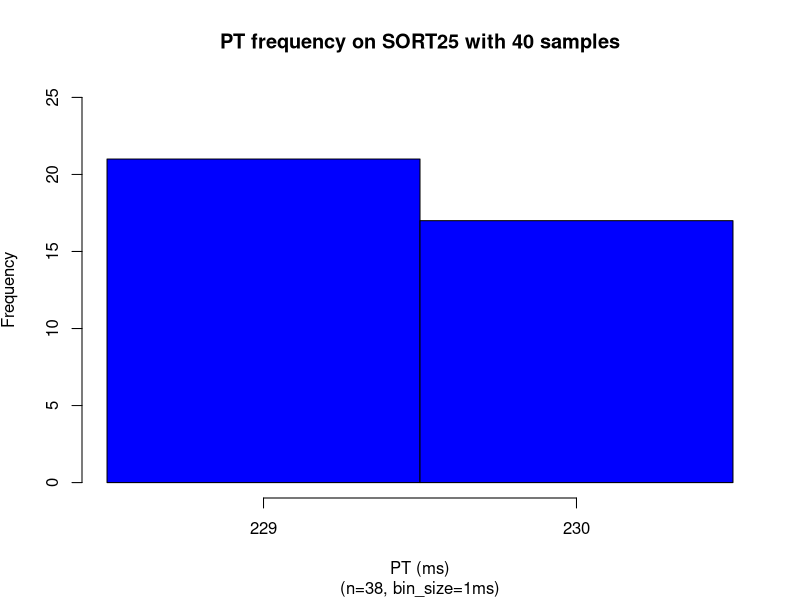
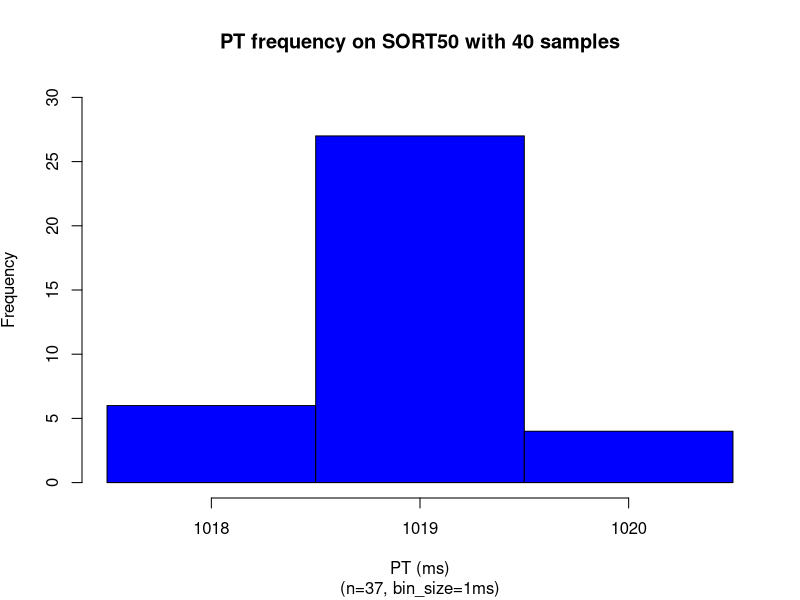
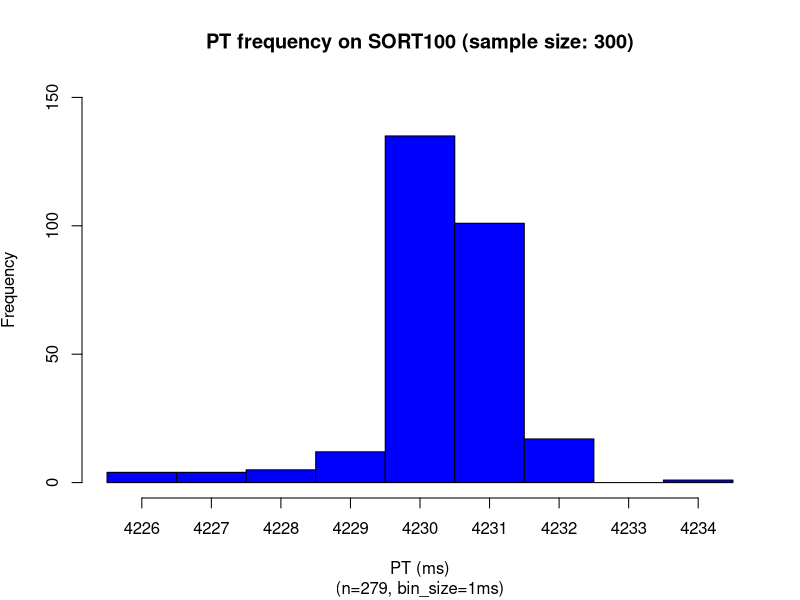
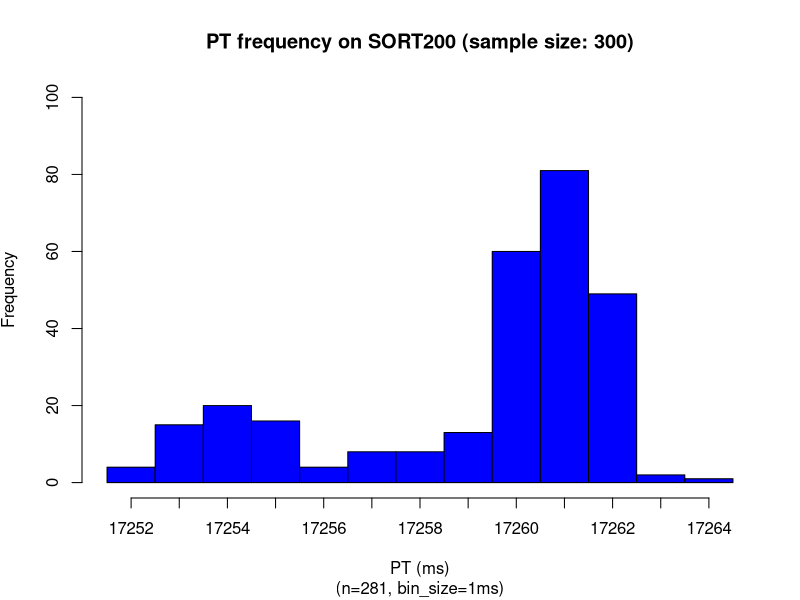
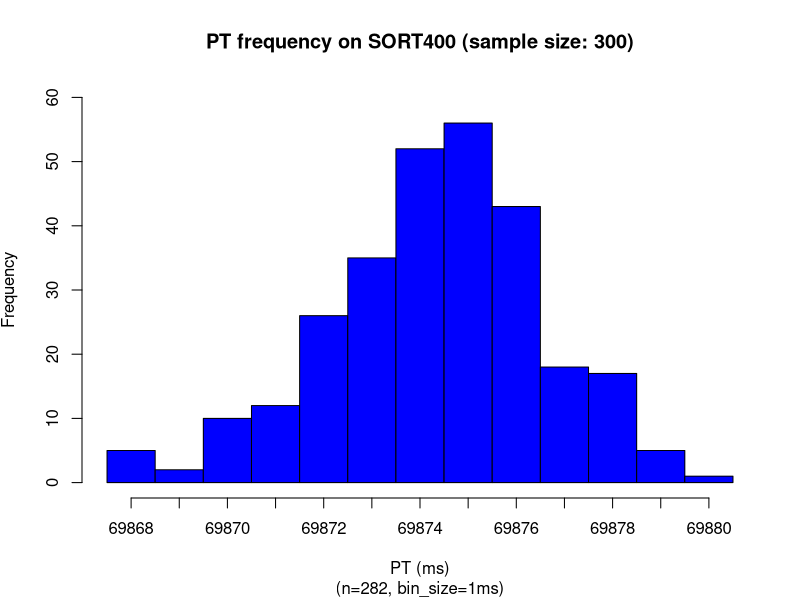
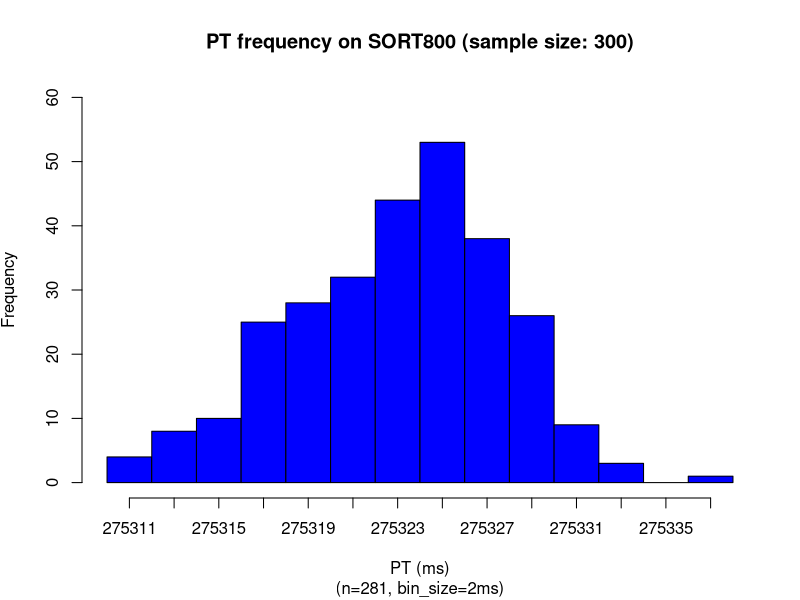
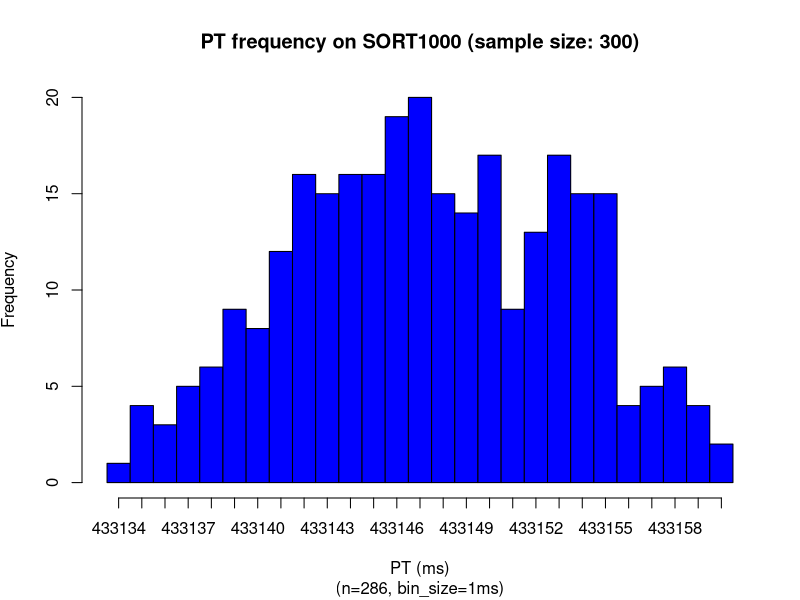
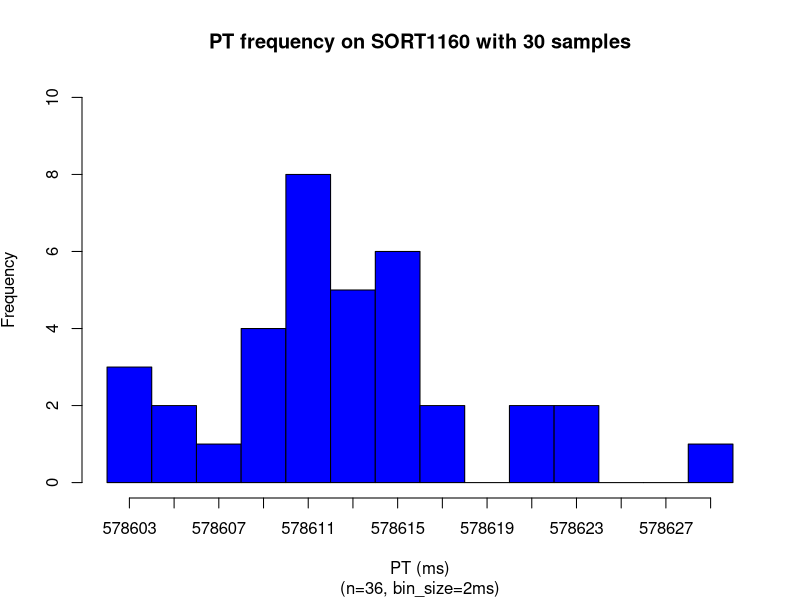

Write the R code that produced these figures, in order.
### SORT25
numSamples <- 40
x = read.csv(file="SORT25.dat",head=TRUE,sep="\t")
x <- subset(x, x$ITERNUM <= numSamples)
setEPS()
postscript("sort25_dist.eps")
binsize=1
#x <- subset(x, x$ITERNUM != 9394)
x_up = mean(x$PRTIME) + 2*sd(x$PRTIME)
x_dn = mean(x$PRTIME) - 2*sd(x$PRTIME)
x = subset(x, x$PRTIME >= x_dn & x$PRTIME <= x_up)
xmin <-min(x$PRTIME)
xmax <-max(x$PRTIME)
xmin
xmax
nbins <- ceiling((xmax-xmin) / binsize)
h = hist(x$PRTIME, right=F, breaks=seq(xmin,xmax+binsize,binsize),plot=F)
xmin <-min(x$PRTIME)
xmax <-max(x$PRTIME)
ymax <- max(h$counts)
ymax <- ceiling(ymax/100)*100
ymax <- 25
plot(h, xaxt='n', freq=TRUE,ylim=c(0,ymax), col="blue", main='PT frequency on SORT25 with 40 samples', 
sub=paste("(n=",nrow(x),", bin_size=",binsize,"ms)",sep=""), 
xlab='PT (ms)', ylab=expression('Frequency'))
#axis(side=1,at=seq(min(h$mids),max(h$mids)+binsize,binsize),labels=seq(ceiling(min(h$mids)),ceiling(max(h$mids))+binsize,binsize))
axis(side=1,at=h$mids,labels=seq(xmin,xmax,1))
dev.off()

### SORT50
numSamples <- 40
x = read.csv(file="SORT50.dat",head=TRUE,sep="\t")
x <- subset(x, x$ITERNUM <= numSamples)
setEPS()
postscript("sort50_dist.eps")
binsize=1
#x <- subset(x, x$ITERNUM != 9394)
x_up = mean(x$PRTIME) + 2*sd(x$PRTIME)
x_dn = mean(x$PRTIME) - 2*sd(x$PRTIME)
x = subset(x, x$PRTIME >= x_dn & x$PRTIME <= x_up)
xmin <-min(x$PRTIME)
xmax <-max(x$PRTIME)
xmin
xmax
nbins <- ceiling((xmax-xmin) / binsize)
h = hist(x$PRTIME, right=F, breaks=seq(xmin,xmax+binsize,binsize),plot=F)
xmin <-min(x$PRTIME)
xmax <-max(x$PRTIME)
ymax <- max(h$counts)
ymax <- ceiling(ymax/100)*100
ymax <- 30
plot(h, xaxt='n', freq=TRUE,ylim=c(0,ymax), col="blue", main='PT frequency on SORT50 with 40 samples', 
sub=paste("(n=",nrow(x),", bin_size=",binsize,"ms)",sep=""), 
xlab='PT (ms)', ylab=expression('Frequency'))
#axis(side=1,at=seq(min(h$mids),max(h$mids)+binsize,binsize),labels=seq(ceiling(min(h$mids)),ceiling(max(h$mids))+binsize,binsize))
axis(side=1,at=h$mids,labels=seq(xmin,xmax,1))
dev.off()

### SORT100
numSamples <- 300
x = read.csv(file="SORT100.dat",head=TRUE,sep="\t")
x <- subset(x, x$ITERNUM <= numSamples)
setEPS()
postscript("sort100_dist.eps")
binsize=1
#x <- subset(x, x$ITERNUM != 9394)
x_up = mean(x$PRTIME) + 2*sd(x$PRTIME)
x_dn = mean(x$PRTIME) - 2*sd(x$PRTIME)
x = subset(x, x$PRTIME >= x_dn & x$PRTIME <= x_up)
xmin <-min(x$PRTIME)
xmax <-max(x$PRTIME)
xmin
xmax
nbins <- ceiling((xmax-xmin) / binsize)
h = hist(x$PRTIME, right=F, breaks=seq(xmin,xmax+binsize,binsize),plot=F)
xmin <-min(x$PRTIME)
xmax <-max(x$PRTIME)
ymax <- max(h$counts)
ymax <- ceiling(ymax/100)*100
ymax <- 150
plot(h, xaxt='n', freq=TRUE,ylim=c(0,ymax), col="blue", main='PT frequency on SORT100 (sample size: 300)', 
sub=paste("(n=",nrow(x),", bin_size=",binsize,"ms)",sep=""), 
xlab='PT (ms)', ylab=expression('Frequency'))
#axis(side=1,at=seq(min(h$mids),max(h$mids)+binsize,binsize),labels=seq(ceiling(min(h$mids)),ceiling(max(h$mids))+binsize,binsize))
axis(side=1,at=h$mids,labels=seq(xmin,xmax,1))
dev.off()

### SORT200
numSamples <- 300
x = read.csv(file="SORT200.dat",head=TRUE,sep="\t")
x <- subset(x, x$ITERNUM <= numSamples)
setEPS()
postscript("sort200_dist.eps")
binsize=1
#x <- subset(x, x$ITERNUM != 9394)
x_up = mean(x$PRTIME) + 2*sd(x$PRTIME)
x_dn = mean(x$PRTIME) - 2*sd(x$PRTIME)
x = subset(x, x$PRTIME >= x_dn & x$PRTIME <= x_up)
xmin <-min(x$PRTIME)
xmax <-max(x$PRTIME)
xmin
xmax
nbins <- ceiling((xmax-xmin) / binsize)
h = hist(x$PRTIME, right=F, breaks=seq(xmin,xmax+binsize,binsize),plot=F)
xmin <-min(x$PRTIME)
xmax <-max(x$PRTIME)
ymax <- max(h$counts)
ymax <- ceiling(ymax/100)*100
ymax <- 100
plot(h, xaxt='n', freq=TRUE,ylim=c(0,ymax), col="blue", main='PT frequency on SORT200 (sample size: 300)', 
sub=paste("(n=",nrow(x),", bin_size=",binsize,"ms)",sep=""), 
xlab='PT (ms)', ylab=expression('Frequency'))
#axis(side=1,at=seq(min(h$mids),max(h$mids)+binsize,binsize),labels=seq(ceiling(min(h$mids)),ceiling(max(h$mids))+binsize,binsize))
axis(side=1,at=h$mids,labels=seq(xmin,xmax,1))
dev.off()

### SORT400
numSamples <- 300
x = read.csv(file="SORT400.dat",head=TRUE,sep="\t")
x <- subset(x, x$ITERNUM <= numSamples)
setEPS()
postscript("sort400_dist.eps")
binsize=1
#x <- subset(x, x$ITERNUM != 9394)
x_up = mean(x$PRTIME) + 2*sd(x$PRTIME)
x_dn = mean(x$PRTIME) - 2*sd(x$PRTIME)
x = subset(x, x$PRTIME >= x_dn & x$PRTIME <= x_up)
xmin <-min(x$PRTIME)
xmax <-max(x$PRTIME)
xmin
xmax
nbins <- ceiling((xmax-xmin) / binsize)
h = hist(x$PRTIME, right=F, breaks=seq(xmin,xmax+binsize,binsize),plot=F)
xmin <-min(x$PRTIME)
xmax <-max(x$PRTIME)
ymax <- max(h$counts)
ymax <- ceiling(ymax/100)*100
ymax <- 60
plot(h, xaxt='n', freq=TRUE,ylim=c(0,ymax), col="blue", main='PT frequency on SORT400 (sample size: 300)', 
sub=paste("(n=",nrow(x),", bin_size=",binsize,"ms)",sep=""), 
xlab='PT (ms)', ylab=expression('Frequency'))
#axis(side=1,at=seq(min(h$mids),max(h$mids)+binsize,binsize),labels=seq(ceiling(min(h$mids)),ceiling(max(h$mids))+binsize,binsize))
axis(side=1,at=h$mids,labels=seq(xmin,xmax,1))
dev.off()

### SORT800
numSamples <- 300
x = read.csv(file="SORT800.dat",head=TRUE,sep="\t")
x <- subset(x, x$ITERNUM <= numSamples)
setEPS()
postscript("sort800_dist.eps")
binsize=2
#x <- subset(x, x$ITERNUM != 9394)
x_up = mean(x$PRTIME) + 2*sd(x$PRTIME)
x_dn = mean(x$PRTIME) - 2*sd(x$PRTIME)
x = subset(x, x$PRTIME >= x_dn & x$PRTIME <= x_up)
xmin <-min(x$PRTIME)
xmax <-max(x$PRTIME)
xmin
xmax
nbins <- ceiling((xmax-xmin) / binsize)
h = hist(x$PRTIME, right=F, breaks=seq(xmin,xmax+binsize,binsize),plot=F)
xmin <-min(x$PRTIME)
xmax <-max(x$PRTIME)
ymax <- max(h$counts)
ymax <- ceiling(ymax/100)*100
ymax <- 60
plot(h, xaxt='n', freq=TRUE,ylim=c(0,ymax), col="blue", main='PT frequency on SORT800 (sample size: 300)', 
sub=paste("(n=",nrow(x),", bin_size=",binsize,"ms)",sep=""), 
xlab='PT (ms)', ylab=expression('Frequency'))
#axis(side=1,at=seq(min(h$mids),max(h$mids)+binsize,binsize),labels=seq(ceiling(min(h$mids)),ceiling(max(h$mids))+binsize,binsize))
axis(side=1,at=h$mids,labels=seq(xmin,xmax,binsize))
dev.off()

### SORT1000
numSamples <- 300
x = read.csv(file="SORT1000.dat",head=TRUE,sep="\t")
x <- subset(x, x$ITERNUM <= numSamples)
setEPS()
postscript("sort1000_dist.eps")
binsize=1
#x <- subset(x, x$ITERNUM != 9394)
x_up = mean(x$PRTIME) + 2*sd(x$PRTIME)
x_dn = mean(x$PRTIME) - 2*sd(x$PRTIME)
x = subset(x, x$PRTIME >= x_dn & x$PRTIME <= x_up)
xmin <-min(x$PRTIME)
xmax <-max(x$PRTIME)
xmin
xmax
nbins <- ceiling((xmax-xmin) / binsize)
h = hist(x$PRTIME, right=F, breaks=seq(xmin,xmax+binsize,binsize),plot=F)
xmin <-min(x$PRTIME)
xmax <-max(x$PRTIME)
ymax <- max(h$counts)
ymax <- ceiling(ymax/100)*100
ymax <- 20
plot(h, xaxt='n', freq=TRUE,ylim=c(0,ymax), col="blue", main='PT frequency on SORT1000 (sample size: 300)', 
sub=paste("(n=",nrow(x),", bin_size=",binsize,"ms)",sep=""), 
xlab='PT (ms)', ylab=expression('Frequency'))
#axis(side=1,at=seq(min(h$mids),max(h$mids)+binsize,binsize),labels=seq(ceiling(min(h$mids)),ceiling(max(h$mids))+binsize,binsize))
axis(side=1,at=h$mids,labels=seq(xmin,xmax,binsize))
dev.off()

### SORT1160
numSamples <- 40
x = read.csv(file="SORT1160.dat",head=TRUE,sep="\t")
x <- subset(x, x$ITERNUM <= numSamples)
setEPS()
postscript("sort1160_dist.eps")
binsize=2
#x <- subset(x, x$ITERNUM != 9394)
x_up = mean(x$PRTIME) + 2*sd(x$PRTIME)
x_dn = mean(x$PRTIME) - 2*sd(x$PRTIME)
x = subset(x, x$PRTIME >= x_dn & x$PRTIME <= x_up)
xmin <-min(x$PRTIME)
xmax <-max(x$PRTIME)
xmin
xmax
nbins <- ceiling((xmax-xmin) / binsize)
h = hist(x$PRTIME, right=F, breaks=seq(xmin,xmax+binsize,binsize),plot=F)
xmin <-min(x$PRTIME)
xmax <-max(x$PRTIME)
ymax <- max(h$counts)
ymax <- ceiling(ymax/100)*100
ymax <- 10
plot(h, xaxt='n', freq=TRUE,ylim=c(0,ymax), col="blue", main='PT frequency on SORT1160 with 30 samples', 
sub=paste("(n=",nrow(x),", bin_size=",binsize,"ms)",sep=""), 
xlab='PT (ms)', ylab=expression('Frequency'))
#axis(side=1,at=seq(min(h$mids),max(h$mids)+binsize,binsize),labels=seq(ceiling(min(h$mids)),ceiling(max(h$mids))+binsize,binsize))
axis(side=1,at=h$mids,labels=seq(xmin,xmax,binsize))
dev.off()

### SORT1160
numSamples <- 300
x = read.csv(file="SORT1160.dat",head=TRUE,sep="\t")
x <- subset(x, x$ITERNUM <= numSamples)
setEPS()
postscript("sort1160_dist.eps")
binsize=1
#x <- subset(x, x$ITERNUM != 9394)
x_up = mean(x$PRTIME) + 2*sd(x$PRTIME)
x_dn = mean(x$PRTIME) - 2*sd(x$PRTIME)
x = subset(x, x$PRTIME >= x_dn & x$PRTIME <= x_up)
xmin <-min(x$PRTIME)
xmax <-max(x$PRTIME)
xmin
xmax
nbins <- ceiling((xmax-xmin) / binsize)
h = hist(x$PRTIME, right=F, breaks=seq(xmin,xmax+binsize,binsize),plot=F)
xmin <-min(x$PRTIME)
xmax <-max(x$PRTIME)
ymax <- max(h$counts)
ymax <- ceiling(ymax/100)*100
ymax <- 30
plot(h, xaxt='n', freq=TRUE,ylim=c(0,ymax), col="blue", main='PT frequency on SORT1160 (sample size: 300)', 
sub=paste("(n=",nrow(x),", bin_size=",binsize,"ms)",sep=""), 
xlab='PT (ms)', ylab=expression('Frequency'))
#axis(side=1,at=seq(min(h$mids),max(h$mids)+binsize,binsize),labels=seq(ceiling(min(h$mids)),ceiling(max(h$mids))+binsize,binsize))
axis(side=1,at=h$mids,labels=seq(xmin,xmax,binsize))
dev.off()

### SORT2320
numSamples <- 24
x = read.csv(file="SORT2320.dat",head=TRUE,sep="\t")
x <- subset(x, x$ITERNUM <= numSamples)
setEPS()
postscript("sort2320_dist.eps")
binsize=2
#x <- subset(x, x$ITERNUM != 9394)
x_up = mean(x$PRTIME) + 2*sd(x$PRTIME)
x_dn = mean(x$PRTIME) - 2*sd(x$PRTIME)
x = subset(x, x$PRTIME >= x_dn & x$PRTIME <= x_up)
xmin <-min(x$PRTIME)
xmax <-max(x$PRTIME)
xmin
xmax
nbins <- ceiling((xmax-xmin) / binsize)
h = hist(x$PRTIME, right=F, breaks=seq(xmin,xmax+binsize,binsize),plot=F)
xmin <-min(x$PRTIME)
xmax <-max(x$PRTIME)
ymax <- max(h$counts)
ymax <- ceiling(ymax/100)*100
ymax <- 6
plot(h, xaxt='n', freq=TRUE,ylim=c(0,ymax), col="blue", main='PT frequency on SORT2320', 
sub=paste("(n=",nrow(x),", bin_size=",binsize,"ms)",sep=""), 
xlab='PT (ms)', ylab=expression('Frequency'))
#axis(side=1,at=seq(min(h$mids),max(h$mids)+binsize,binsize),labels=seq(ceiling(min(h$mids)),ceiling(max(h$mids))+binsize,binsize))
axis(side=1,at=h$mids,labels=seq(xmin,xmax,binsize))
dev.off()

### SORT4640
#x = read.csv(file="SORT4640.dat",head=TRUE,sep="\t")
x <- subset(x, x$ITERNUM <= numSamples)
setEPS()
postscript("sort4640_dist.eps")
binsize=2
#x <- subset(x, x$ITERNUM != 9394)
x_up = mean(x$PRTIME) + 2*sd(x$PRTIME)
x_dn = mean(x$PRTIME) - 2*sd(x$PRTIME)
x = subset(x, x$PRTIME >= x_dn & x$PRTIME <= x_up)
xmin <-min(x$PRTIME)
xmax <-max(x$PRTIME)
xmin
xmax
nbins <- ceiling((xmax-xmin) / binsize)
h = hist(x$PRTIME, right=F, breaks=seq(xmin,xmax+binsize,binsize),plot=F)
xmin <-min(x$PRTIME)
xmax <-max(x$PRTIME)
ymax <- max(h$counts)
ymax <- ceiling(ymax/100)*100
ymax <- 6


plot(h, xaxt='n', freq=TRUE,ylim=c(0,ymax), col="blue", main='PT frequency on SORT4640', 
sub=paste("(n=",nrow(x),", bin_size=",binsize,"ms)",sep=""), 
xlab='PT (ms)', ylab=expression('Frequency'))
#axis(side=1,at=seq(min(h$mids),max(h$mids)+binsize,binsize),labels=seq(ceiling(min(h$mids)),ceiling(max(h$mids))+binsize,binsize))
axis(side=1,at=h$mids,labels=seq(xmin,xmax,binsize))
dev.off()

### SORT6400
numSamples <- 40
x = read.csv(file="SORT6400.dat",head=TRUE,sep="\t")
x <- subset(x, x$ITERNUM <= numSamples)
setEPS()
postscript("sort6400_dist.eps")
binsize=20
x <- subset(x, x$ITERNUM != 2)
x_up = mean(x$PRTIME) + 2*sd(x$PRTIME)
x_dn = mean(x$PRTIME) - 2*sd(x$PRTIME)
x = subset(x, x$PRTIME >= x_dn & x$PRTIME <= x_up)
xmin <-min(x$PRTIME)
xmax <-max(x$PRTIME)
xmin
xmax
nbins <- ceiling((xmax-xmin) / binsize)
h = hist(x$PRTIME, right=F, breaks=seq(xmin,xmax+binsize,binsize),plot=F)
xmin <-min(x$PRTIME)
xmax <-max(x$PRTIME)
ymax <- max(h$counts)
ymax <- ceiling(ymax/100)*100
ymax <- 8
plot(h, xaxt='n', freq=TRUE,ylim=c(0,ymax), col="blue", main='PT frequency on SORT6400 with 40 samples', 
sub=paste("(n=",nrow(x),", bin_size=",binsize,"ms)",sep=""), 
xlab='PT (ms)', ylab=expression('Frequency'))
#axis(side=1,at=seq(min(h$mids),max(h$mids)+binsize,binsize),labels=seq(ceiling(min(h$mids)),ceiling(max(h$mids))+binsize,binsize))
axis(side=1,at=h$mids,labels=seq(xmin,xmax,binsize))
dev.off()

### SORT100
x = read.csv(file="SORT100.dat",head=TRUE,sep="\t")
x <- subset(x, x$ITERNUM <= numSamples)
setEPS()
postscript("sort100_dist.eps")
binsize=1
#x <- subset(x, x$ITERNUM != 9394)
x_up = mean(x$PRTIME) + 2*sd(x$PRTIME)
x_dn = mean(x$PRTIME) - 2*sd(x$PRTIME)
x = subset(x, x$PRTIME >= x_dn & x$PRTIME <= x_up)
xmin <-min(x$PRTIME)
xmax <-max(x$PRTIME)
xmin
xmax
nbins <- ceiling((xmax-xmin) / binsize)
h = hist(x$PRTIME, right=F, breaks=seq(xmin,xmax+binsize,binsize),plot=F)
xmin <-min(x$PRTIME)
xmax <-max(x$PRTIME)
ymax <- max(h$counts)
ymax <- ceiling(ymax/100)*100
ymax <- 20
plot(h, xaxt='n', freq=TRUE,ylim=c(0,ymax), col="blue", main='PT frequency on SORT100 with 40 samples', 
sub=paste("(n=",nrow(x),", bin_size=",binsize,"ms)",sep=""), 
xlab='PT (ms)', ylab=expression('Frequency'))
#axis(side=1,at=seq(min(h$mids),max(h$mids)+binsize,binsize),labels=seq(ceiling(min(h$mids)),ceiling(max(h$mids))+binsize,binsize))
axis(side=1,at=h$mids,labels=seq(xmin,xmax,1))
dev.off()

x = read.csv(file="SORT200.dat",head=TRUE,sep="\t")
x <- subset(x, x$ITERNUM <= numSamples)
setEPS()
postscript("sort200_dist.eps")
binsize=1
#x <- subset(x, x$ITERNUM != 9394)
x_up = mean(x$PRTIME) + 2*sd(x$PRTIME)
x_dn = mean(x$PRTIME) - 2*sd(x$PRTIME)
x = subset(x, x$PRTIME >= x_dn & x$PRTIME <= x_up)
xmin <-min(x$PRTIME)
xmax <-max(x$PRTIME)
xmin
xmax
nbins <- ceiling((xmax-xmin) / binsize)
h = hist(x$PRTIME, right=F, breaks=seq(xmin,xmax+binsize,binsize),plot=F)
xmin <-min(x$PRTIME)
xmax <-max(x$PRTIME)
ymax <- max(h$counts)
ymax <- ceiling(ymax/100)*100
ymax <- 20
plot(h, xaxt='n', freq=TRUE,ylim=c(0,ymax), col="blue", main='PT frequency on SORT200 with 40 samples', 
sub=paste("(n=",nrow(x),", bin_size=",binsize,"ms)",sep=""), 
xlab='PT (ms)', ylab=expression('Frequency'))
#axis(side=1,at=seq(min(h$mids),max(h$mids)+binsize,binsize),labels=seq(ceiling(min(h$mids)),ceiling(max(h$mids))+binsize,binsize))
axis(side=1,at=h$mids,labels=seq(xmin,xmax,1))
dev.off()

x = read.csv(file="SORT400.dat",head=TRUE,sep="\t")
x <- subset(x, x$ITERNUM <= numSamples)
setEPS()
postscript("sort400_dist.eps")
binsize=2
#x <- subset(x, x$ITERNUM != 9394)
x_up = mean(x$PRTIME) + 1*sd(x$PRTIME)
x_dn = mean(x$PRTIME) - 1*sd(x$PRTIME)
x = subset(x, x$PRTIME >= x_dn & x$PRTIME <= x_up)
xmin <-min(x$PRTIME)
xmax <-max(x$PRTIME)
xmin
xmax
nbins <- ceiling((xmax-xmin) / binsize)
h = hist(x$PRTIME, right=F, breaks=seq(xmin,xmax+binsize,binsize),plot=F)
xmin <-min(x$PRTIME)
xmax <-max(x$PRTIME)
ymax <- max(h$counts)
ymax
#ymax <- ceiling(ymax/100)*100
ymax <- 15
plot(h, xaxt='n', freq=TRUE,ylim=c(0,ymax), col="blue", main='PT frequency on SORT400 with 40 samples (one st. dev. used)', 
sub=paste("(n=",nrow(x),", bin_size=",binsize,"ms)",sep=""), 
xlab='PT (ms)', ylab=expression('Frequency'))
axis(side=1,at=h$mids,labels=seq(xmin,xmax,binsize))
dev.off()

x = read.csv(file="SORT800.dat",head=TRUE,sep="\t")
x <- subset(x, x$ITERNUM <= numSamples)
setEPS()
postscript("sort800_dist.eps")
binsize=2
#x <- subset(x, x$ITERNUM != 9394)
x_up = mean(x$PRTIME) + 2*sd(x$PRTIME)
x_dn = mean(x$PRTIME) - 2*sd(x$PRTIME)
x = subset(x, x$PRTIME >= x_dn & x$PRTIME <= x_up)
xmin <-min(x$PRTIME)
xmax <-max(x$PRTIME)
xmin
xmax
nbins <- ceiling((xmax-xmin) / binsize)
h = hist(x$PRTIME, right=F, breaks=seq(xmin,xmax+binsize,binsize),plot=F)
xmin <-min(x$PRTIME)
xmax <-max(x$PRTIME)
ymax <- max(h$counts)
ymax
#ymax <- ceiling(ymax/100)*100
ymax <- 8
plot(h, xaxt='n', freq=TRUE,ylim=c(0,ymax), col="blue", main='PT frequency on SORT800 with 40 samples', 
sub=paste("(n=",nrow(x),", bin_size=",binsize,"ms)",sep=""), 
xlab='PT (ms)', ylab=expression('Frequency'))
axis(side=1,at=h$mids,labels=seq(xmin,xmax,binsize))
dev.off()

x = read.csv(file="SORT1600.dat",head=TRUE,sep="\t")
x <- subset(x, x$ITERNUM <= numSamples)
setEPS()
postscript("sort1600_dist.eps")
binsize=2
#x <- subset(x, x$ITERNUM != 9394)
x_up = mean(x$PRTIME) + 2*sd(x$PRTIME)
x_dn = mean(x$PRTIME) - 2*sd(x$PRTIME)
x = subset(x, x$PRTIME >= x_dn & x$PRTIME <= x_up)
xmin <-min(x$PRTIME)
xmax <-max(x$PRTIME)
xmin
xmax
nbins <- ceiling((xmax-xmin) / binsize)
h = hist(x$PRTIME, right=F, breaks=seq(xmin,xmax+binsize,binsize),plot=F)
xmin <-min(x$PRTIME)
xmax <-max(x$PRTIME)
ymax <- max(h$counts)
ymax
#ymax <- ceiling(ymax/100)*100
ymax <- 4
plot(h, xaxt='n', freq=TRUE,ylim=c(0,ymax), col="blue", main='PT frequency on SORT1600 with 40 samples', 
sub=paste("(n=",nrow(x),", bin_size=",binsize,"ms)",sep=""), 
xlab='PT (ms)', ylab=expression('Frequency'))
axis(side=1,at=h$mids,labels=seq(xmin,xmax,binsize))
dev.off()

x = read.csv(file="SORT3200.dat",head=TRUE,sep="\t")
x <- subset(x, x$ITERNUM <= numSamples)
setEPS()
postscript("sort3200_dist.eps")
binsize=2
x <- subset(x, x$ITERNUM != 3 | x$ITERNUM != 6 | x$ITERNUM != 10)
x_up = mean(x$PRTIME) + 2*sd(x$PRTIME)
x_dn = mean(x$PRTIME) - 2*sd(x$PRTIME)
x = subset(x, x$PRTIME >= x_dn & x$PRTIME <= x_up)
xmin <-min(x$PRTIME)
xmax <-max(x$PRTIME)
xmin
xmax
nbins <- ceiling((xmax-xmin) / binsize)
h = hist(x$PRTIME, right=F, breaks=seq(xmin,xmax+binsize,binsize),plot=F)
xmin <-min(x$PRTIME)
xmax <-max(x$PRTIME)
ymax <- max(h$counts)
ymax
#ymax <- ceiling(ymax/100)*100
ymax <- 4
plot(h, xaxt='n', freq=TRUE,ylim=c(0,ymax), col="blue", main='PT frequency on SORT3200 with 40 samples', 
sub=paste("(n=",nrow(x),", bin_size=",binsize,"ms)",sep=""), 
xlab='PT (ms)', ylab=expression('Frequency'))
axis(side=1,at=h$mids,labels=seq(xmin,xmax,binsize))
dev.off()
